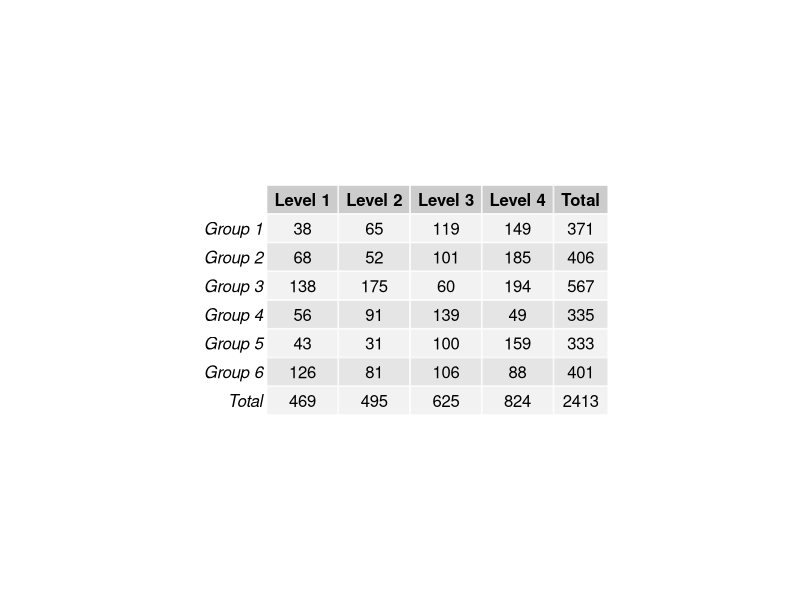
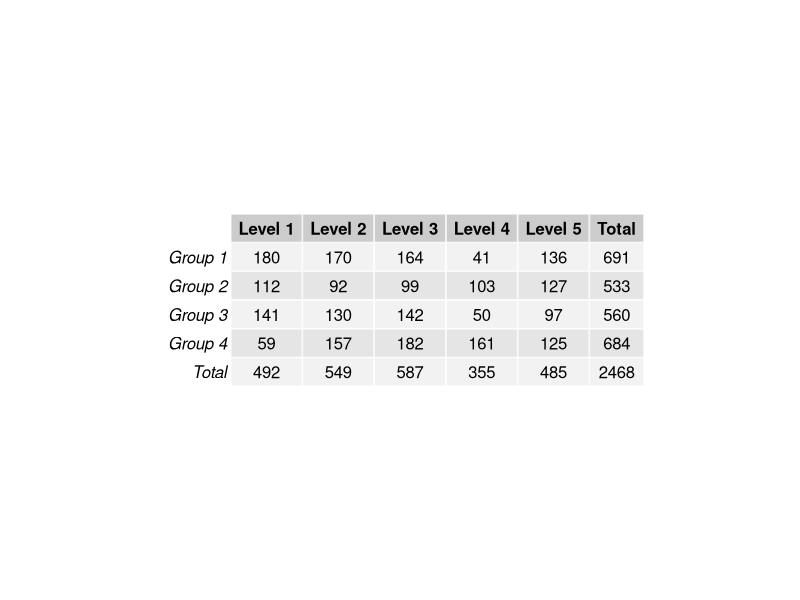
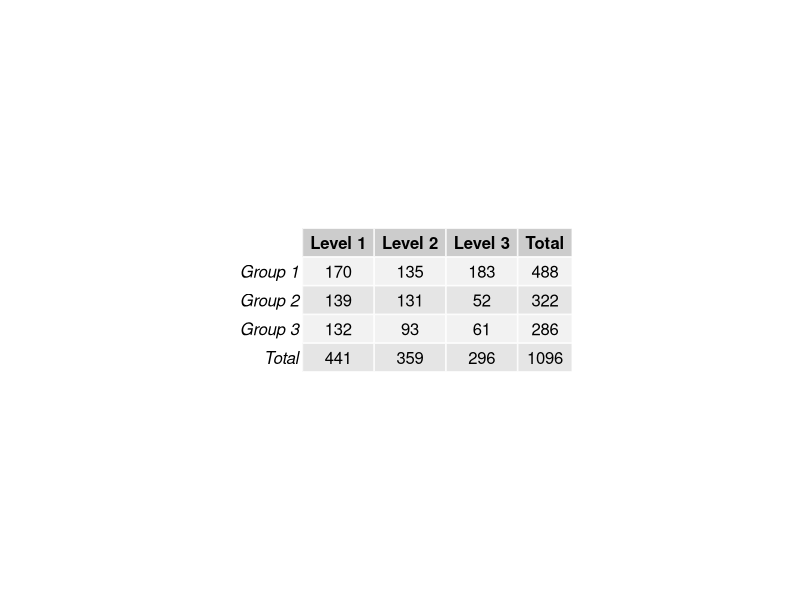
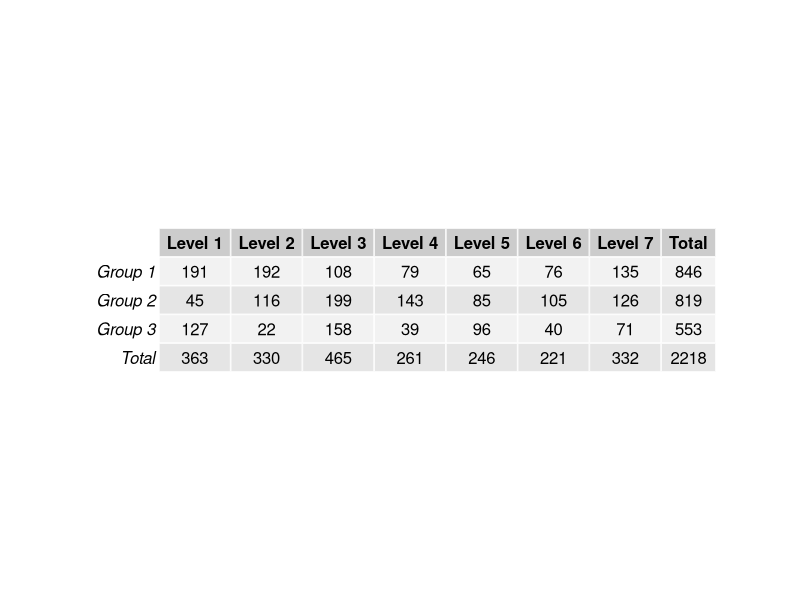
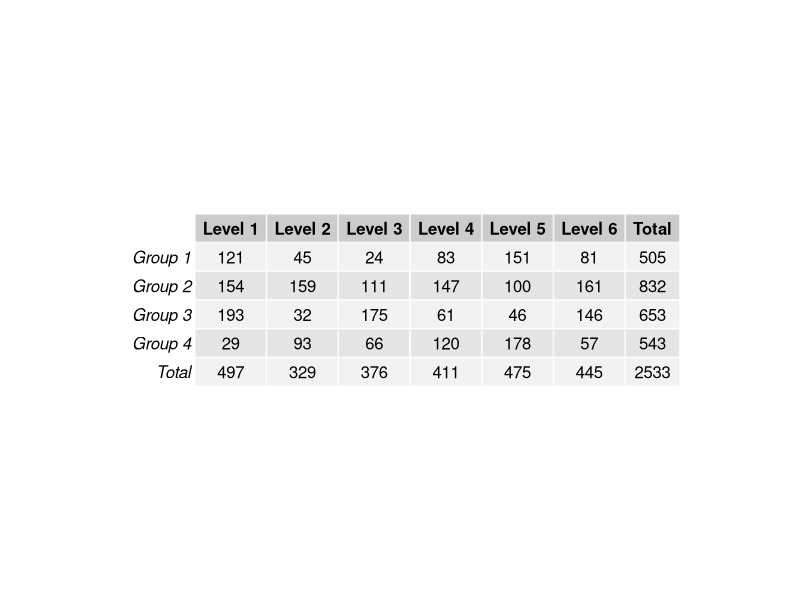
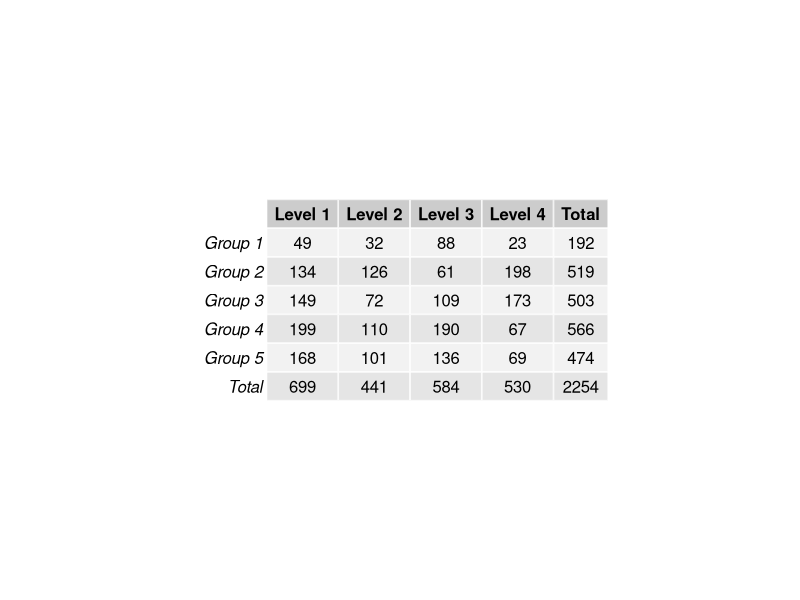
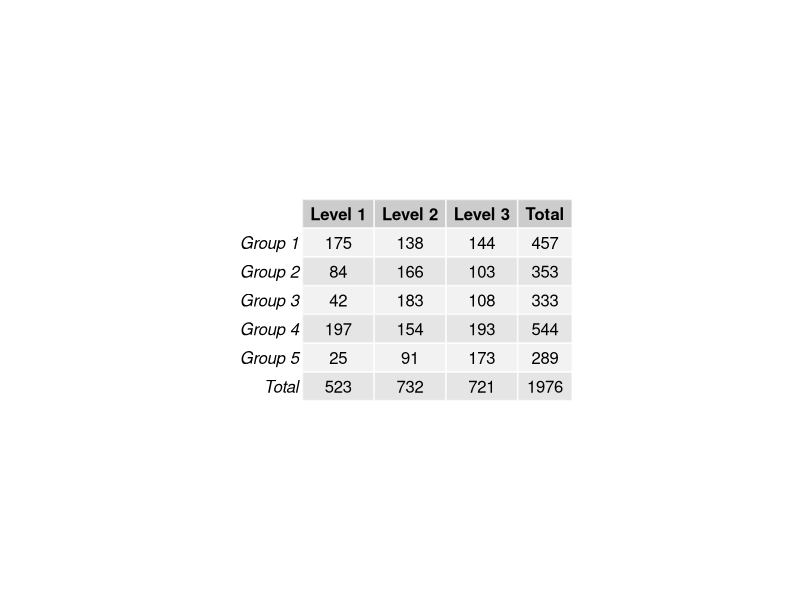
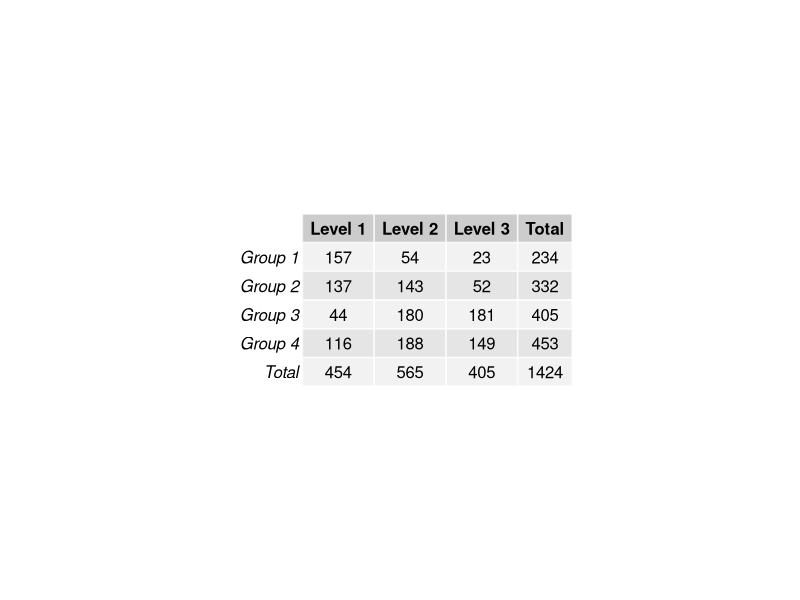

Recreate these plots in R, in order. (Note: this script raises an error after producing the figures.)
##### ChisqMC1 #####
library(gridExtra) # the pacakge needed for this particular question to create multiple grid-level plots in a page
ChisqMC1= function(
  title = "ChisqMC1", # Question-bank title that will be easily viewable in e-learning
  n = 200, # Number of questions to generate
  type = "MC", # The question type, one of many possible types on e-learning
  answers = 5, # Number of answers per MC question
  points.per.q = 4, # Number of points the question is worth (on the test)
  difficulty = 1, # An easily viewable difficulty level on e-learning
  quest.txt1 = "The above table contains frequency data across two categorical variables. What is the expected count for the ", 
  quest.txt2 = " cell?", # The above 2 question texts are static text for the full question
  digits = 2, # This is the number of decimal places to round off the data
  loc.path = "Images/", # This is the local path used to store any randomly generated image files
  e.path = "Images/", # This is the path on e-learning used to store any above-implemented image files
  hint = "You need the formula for expected counts from your chapter on chi squares. Pick the closest answer.", # This is a student hint, visible to them during the exam on e-learning
  feedback = "row total * col total / grand total" # This is student feedback, visible after the exam
)
{
  param <- c("NewQuestion","ID","Title","QuestionText","Points","Difficulty", "Image",
             rep("Option", answers),"Hint","Feedback") # These are setting row names for the CSV file
  questions <- data.frame() # This opens a data frame to store the randomly generated questions below
  for(i in 1:n)
  {
    ID <- paste(title, i, sep = "-") # The ID of the specific question within the bank, title + question number in the loop
    points <- sample(c(rep(0,answers-1),100),replace=F) # The proportion of points assigned to each possible answer, 1 if correct or 0 if incorrect
    corr.ind <- 7 + which.max(points) # This is the row index of the correct answer
    decis1 <- sample(3:7, size = 1) # creating the highest limit of number of groups
    decis2 <- sample(3:7, size = 1) # creating the highest limit of number of levels
    rn <- c()
    cn <- c()
    for(d in 1:decis1){rn[d] <- paste("Group", d)} # reporting the group number in the table in each row
    for(e in 1:decis2){cn[e] <- paste("Level", e)} # reporting the level number in the table in each column
    data <- matrix(sample(20:200, size = decis1*decis2), nrow = decis1, ncol = decis2,
                   dimnames = list(rn, cn)) # randomly creating the cell values in a matrix
    data <- addmargins(data, FUN = list(Total = sum), quiet = TRUE) # creating boundaries around and within the matrix to represent it as a table
    decis3 <- c(sample(1:decis1, size = 1), sample(1:decis2, size = 1)) # collecting all the group and level numbers in a vector
    data1 <- paste(rn[decis3[1]], cn[decis3[2]], sep = ", ") # randomly choosing a cell number
    corr.ans <- round((data[decis3[1], decis2 + 1])*(data[decis1 + 1, decis3[2]])/sum(data[-(decis1 + 1), decis2 + 1]),
                      digits = digits) # This is the correct answer to the question
    up.min <- corr.ans + .2 # This is the minimum value for incorrect answers above the correct answer
    down.max <- corr.ans - .2 # This is the maximum value for incorrect answers below the correct answer
    ans.txt <- sample(if(corr.ans <= 40){seq(up.min, up.min + 20, 10^-digits)}
                      else{if(corr.ans >= 180){seq(down.max - 20, down.max, 10^-digits)}
                        else{c(seq(down.max - 20, down.max, 10^-digits),
                               seq(up.min, up.min + 20, 10^-digits))}},
                      size = answers) # These are randomly generated incorrect answers.
    content <- c(type, ID, ID, paste(quest.txt1, data1, quest.txt2, sep = ""),
                 points.per.q, difficulty, paste(e.path, paste(title, i, sep = "-"), ".jpeg", sep = ""),
                 points, hint, feedback) # This is collecting a lot of the above information into a single vector
    options <- c(rep("",7), ans.txt, rep("",2)) # This is collecting the incorrect answers above, and indexing them correctly by row
    options[corr.ind] <- corr.ans # This is imputing the correct answer at the appropriate row index
    questions[(1+(9+answers)*i):((9+answers)*(i+1)),1] <- param # This is indexing and storing all the row names
    questions[(1+(9+answers)*i):((9+answers)*(i+1)),2] <- content # Indexing and storing all the content
    questions[(1+(9+answers)*i):((9+answers)*(i+1)),3] <- options # Indexing and storing the answers, both incorrect and correct
    jpeg(filename=paste(loc.path, paste(title, i, sep = "-"), ".jpeg", sep = ""),
         height = 25*nrow(data), width = 65*ncol(data)) # creating the image files in the designated place
    p <- tableGrob(data) # Creating the summary statistics for the graphical item
    grid.arrange(p) # arranging all the summary statistics for the graphical items in one location
    dev.off()
  }
  questions <- questions[((10+answers)):((9+answers)*(n+1)),] # Storing only what's needed for e-learning upload as a CSV file
  write.table(questions, sep=",", file=paste(title, ".csv", sep = ""),
              row.names=F, col.names=F) # Writing the CSV file
}

ChisqMC1() # creating the csv file
